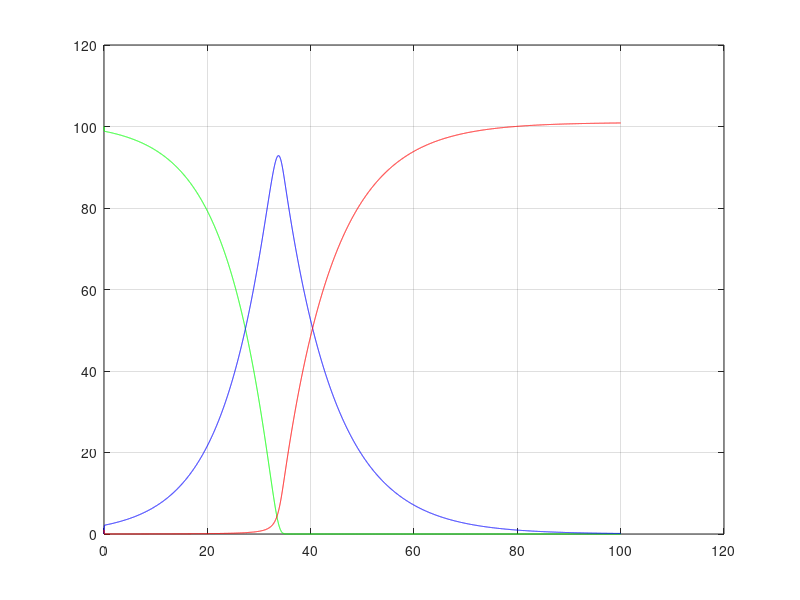

Here is the MATLAB script that generated this plot:
% model of the zombie infestation 
function virus_zombi_SZR_model

dt = 0.01;
N = 10000;
t(1) = 0;

S(1) = 100; % not a zombie
R(1) = 0; % dead zombies who can rise from the dead
Z(1) = 1; % zombie

alpha = 0.35; % the probability of infection upon contact
beta = 0.65; % chance to kill a zombie
gamma = 0.1; % probability to rise from the dead

for i = 1:N 
S(i+1) = S(i) + (-alpha*S(i) * Z(i))*dt;
Z(i+1) = Z(i) + (alpha*S(i) * Z(i) + gamma*R(i)- beta*Z(i)*S(i))*dt;
R(i+1) = R(i) + (beta*Z(i) * S(i) - gamma*R(i))*dt;
t(i+1) = t(i) + dt;
end

plot(t,S, 'g') % not a zombie
grid on
hold all
plot(t,R, 'b') % dead zombies who can rise from the dead
plot(t,Z, 'r') % zombies